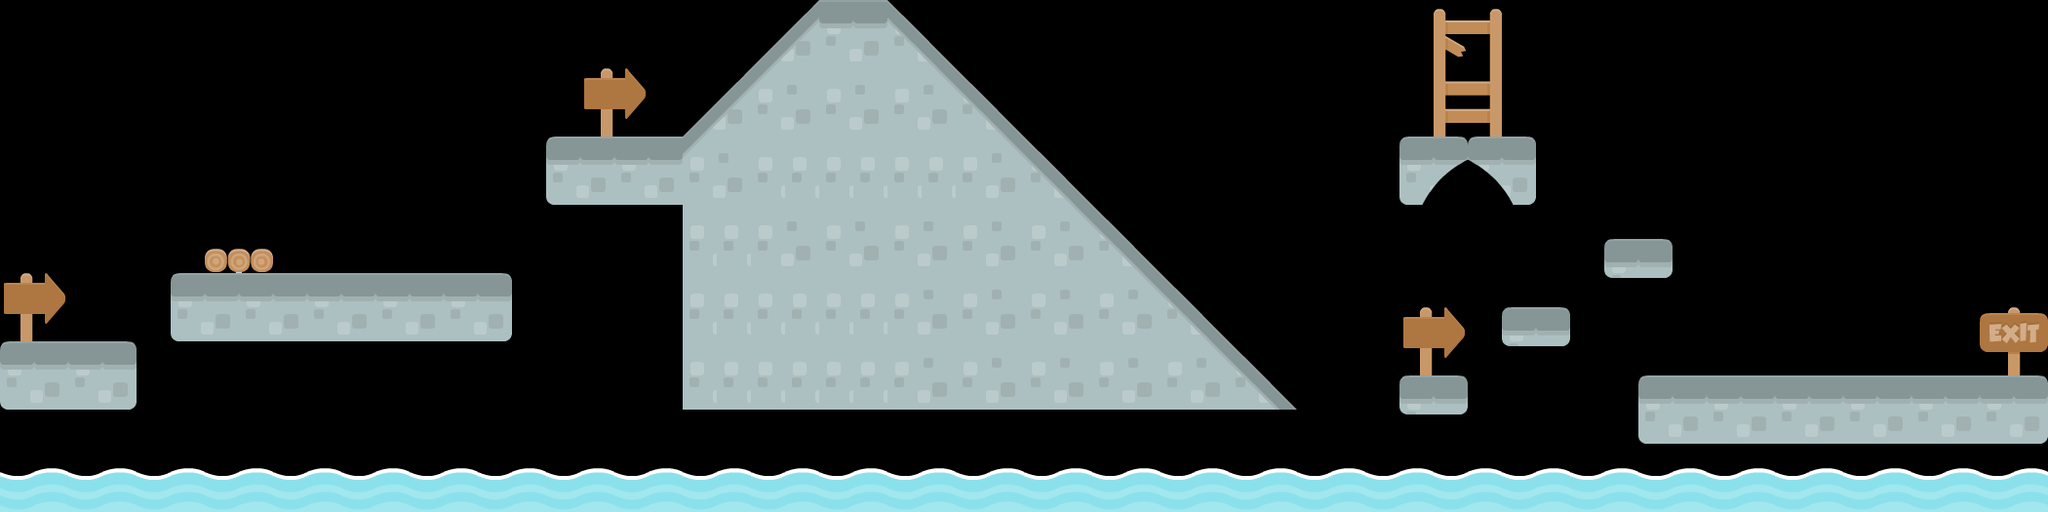

A 2D game scene composited from a Tiled map and its tileset images. What follows is a short description and the map's XML, with each tile layer's data collapsed to a summary:
An orthogonal 60x15 tile map with 35x35 px tiles, 3 tile layers (Background Images, Platforms, Ladders).

<map version="1.0" orientation="orthogonal" renderorder="right-down" width="60" height="15" tilewidth="35" tileheight="35" nextobjectid="1">
 <tileset firstgid="1" name="Platformer" tilewidth="70" tileheight="70" spacing="2" margin="2" tilecount="196">
  <image source="tileset.png" width="1024" height="1024" />
 </tileset>
 <layer name="Background Images" width="60" height="15">
  <data>[900 cells, 900 non-empty, 5 distinct tile ids]</data>
 </layer>
 <layer name="Platforms" width="60" height="15">
  <data>[900 cells, 68 non-empty, 11 distinct tile ids]</data>
 </layer>
 <layer name="Ladders" width="60" height="15">
  <data>[900 cells, 2 non-empty, 2 distinct tile ids]</data>
 </layer>
</map>
